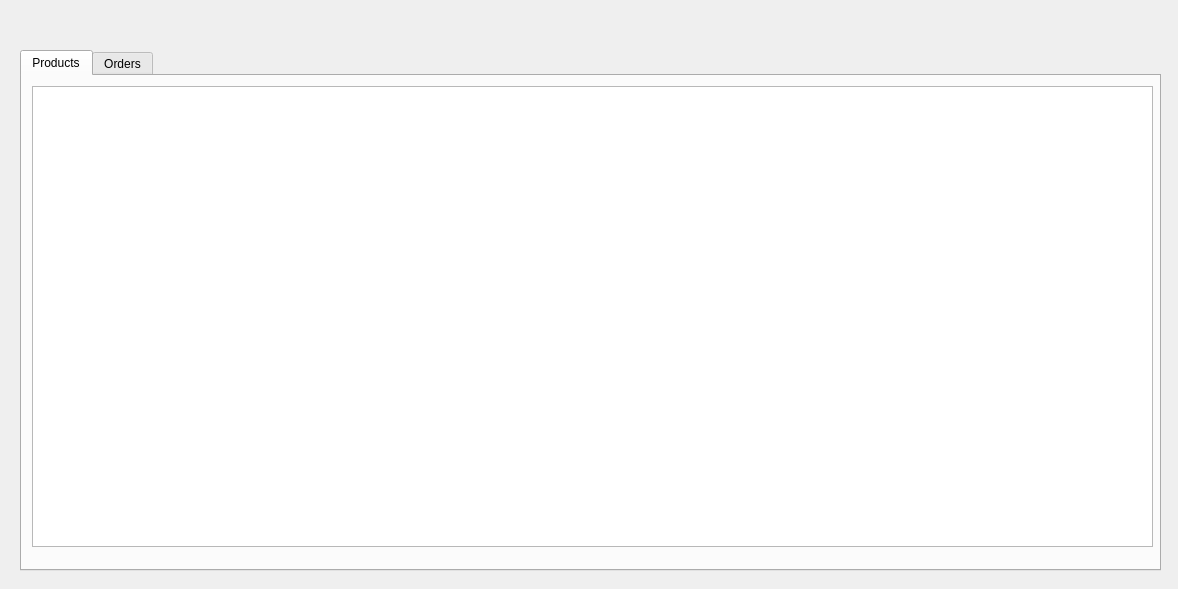
<?xml version="1.0" encoding="UTF-8"?>
<ui version="4.0">
 <class>adminPage</class>
 <widget class="QWidget" name="adminPage">
  <property name="geometry">
   <rect>
    <x>0</x>
    <y>0</y>
    <width>1178</width>
    <height>589</height>
   </rect>
  </property>
  <property name="windowTitle">
   <string>Form</string>
  </property>
  <widget class="QTabWidget" name="tabWidget">
   <property name="geometry">
    <rect>
     <x>20</x>
     <y>50</y>
     <width>1141</width>
     <height>521</height>
    </rect>
   </property>
   <property name="currentIndex">
    <number>0</number>
   </property>
   <widget class="QWidget" name="Products">
    <attribute name="title">
     <string>Products</string>
    </attribute>
    <widget class="QTableWidget" name="productList">
     <property name="geometry">
      <rect>
       <x>10</x>
       <y>10</y>
       <width>1121</width>
       <height>461</height>
      </rect>
     </property>
    </widget>
   </widget>
   <widget class="QWidget" name="Orders">
    <attribute name="title">
     <string>Orders</string>
    </attribute>
   </widget>
  </widget>
 </widget>
 <resources/>
 <connections/>
</ui>
